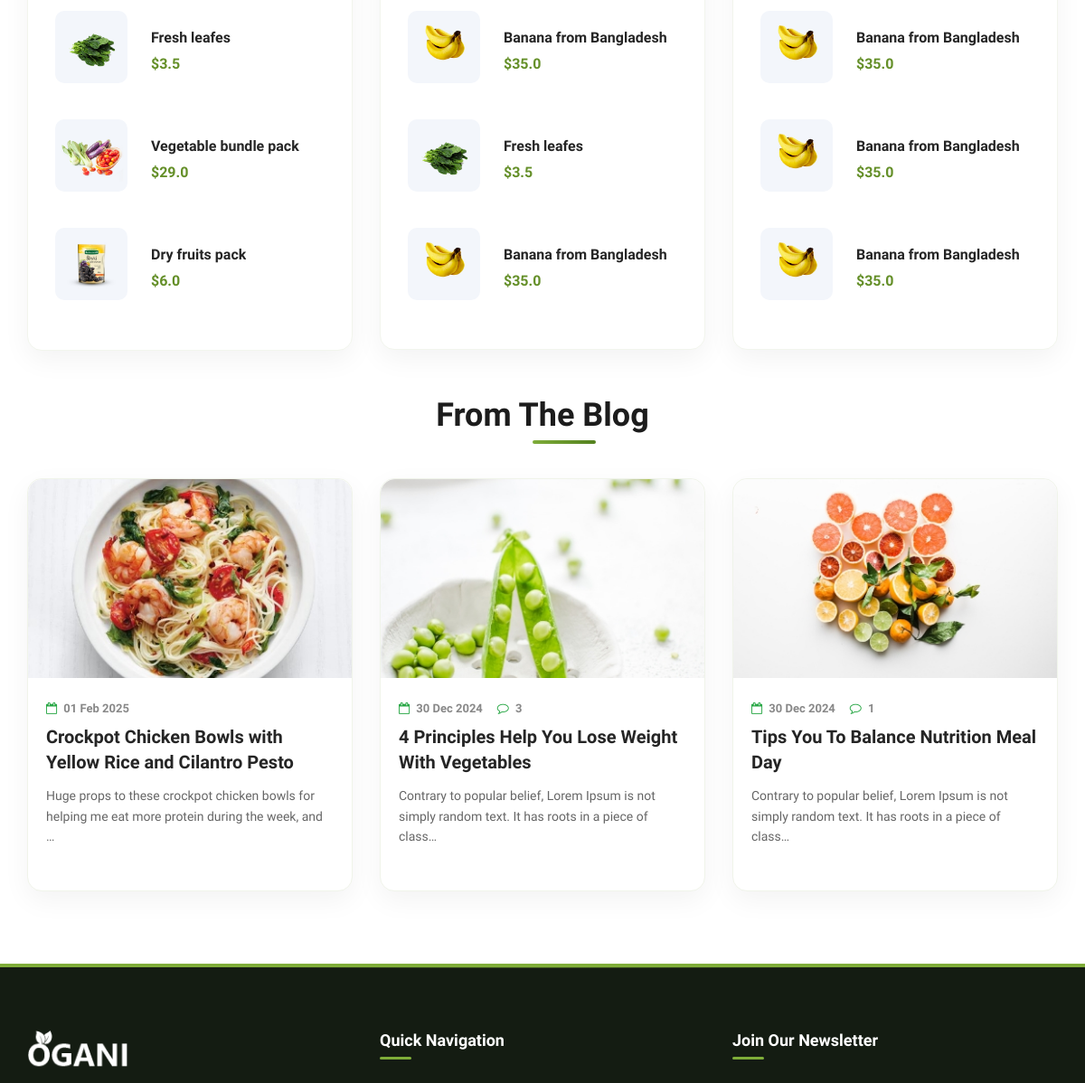
The app's page / (middle part), older data.
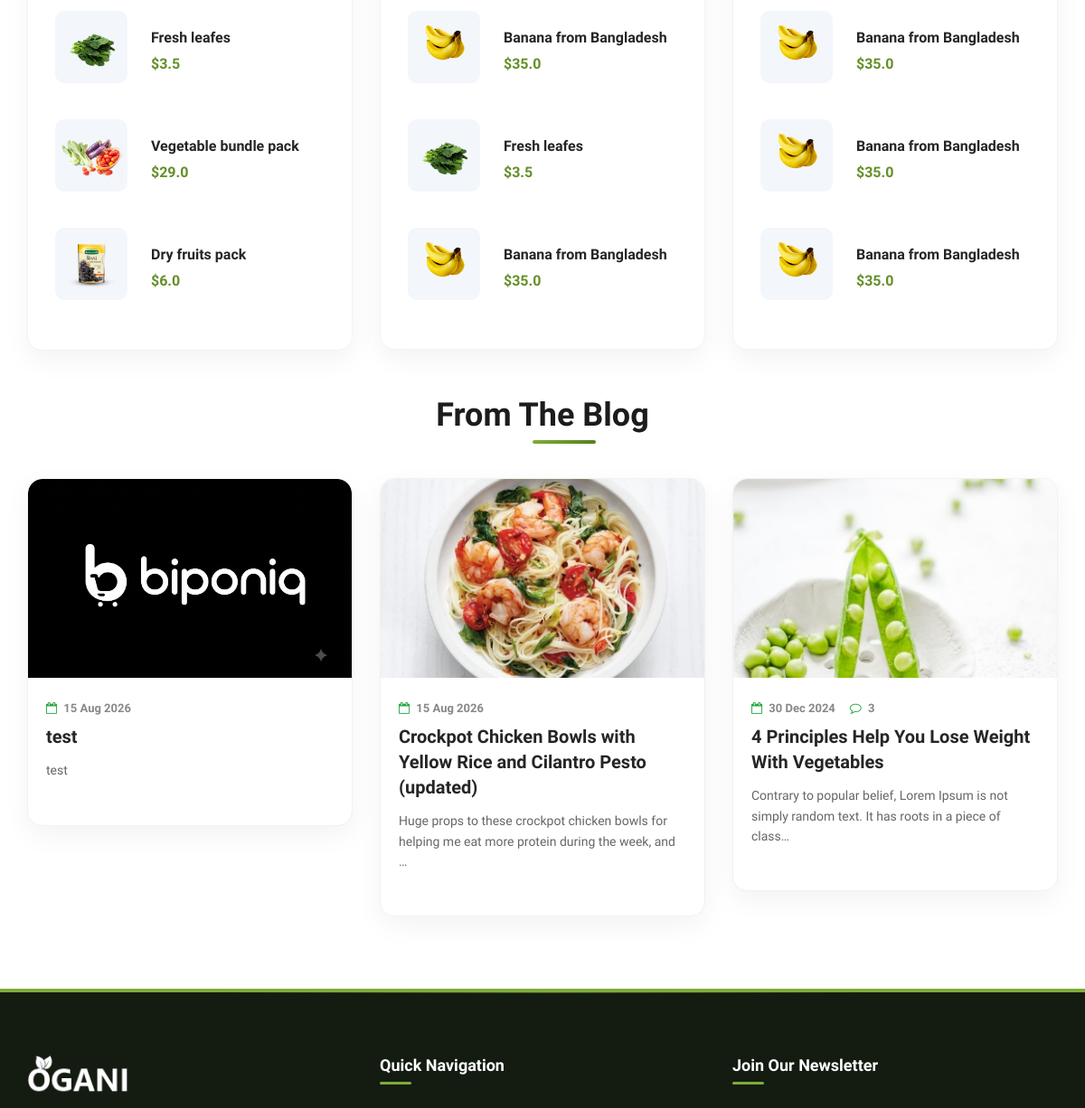
The same page, newer data.
### src/apps/product/models.py (models this page shows, shortened)
class Product(models.Model):
    product_name = models.CharField(max_length=100)
    product_category = models.ForeignKey(ProductCategory, on_delete=models.PROTECT)
    product_info = models.CharField(max_length=255, blank=True)
    product_description = models.TextField(blank=True)
    product_price = models.FloatField()
    product_image = models.ImageField(upload_to='product/photos')
    product_weight = models.FloatField()
    shipping = models.CharField(max_length=100)
    is_available = models.BooleanField(default=True)
    created_at = models.DateTimeField(auto_now_add=True)
    updated_at = models.DateTimeField(auto_now_add=True)

### src/apps/review/models.py (models this page shows, shortened)
class ProductReview(models.Model):
    user = models.ForeignKey(UserAccount, on_delete=models.CASCADE)
    product = models.ForeignKey(Product, on_delete=models.CASCADE)
    star = models.IntegerField(default=0)
    review = models.TextField(null=True, blank=True)
    created_at = models.DateTimeField(auto_now_add=True)

### src/apps/blog/models.py (models this page shows, shortened)
class BlogModel(models.Model):
    title = models.CharField(max_length=255)
    blog_category = models.ForeignKey(BlogCategory, on_delete=models.CASCADE)
    author = models.ForeignKey(UserAccount, on_delete=models.PROTECT)
    blog_img = models.ImageField(upload_to='blog/images', blank=True, null=True)
    blog_thumb = models.ImageField(upload_to='blog/thumbnails', blank=True, null=True)
    blog_body = models.TextField()
    created_at = models.DateTimeField(auto_now_add=True)
    edited_at = models.DateTimeField(auto_now_add=True)

class BlogCommentTracker(models.Model):
    blog = models.ForeignKey(BlogModel, on_delete=models.CASCADE)
    comment_count = models.IntegerField()

### src/apps/home/views.py (the view)
# urls.py: path('', views.home_view, name='home_page'),
def home_view(request):
    html_file_name = 'home/home.html'
    all_categories = ProductCategory.objects.all()
    all_products = Product.objects.select_related('product_category').all()
    user_search_key = ProductSearchForm()
    getting_blogs = BlogModel.objects.select_related('author', 'blog_category').order_by('-created_at')[:3]
    blogs_with_comments = BlogCommentTracker.objects.select_related('blog', 'blog__author', 'blog__blog_category').all()[:3]
    latest_product_one = Product.objects.select_related('product_category').order_by('-updated_at')[:3]
    latest_product_two = Product.objects.select_related('product_category').order_by('-updated_at')[3:6]
    top_products = ProductReview.objects.select_related('product', 'product__product_category', 'user').order_by('-star')[:3]
    reviewed_product = ProductReview.objects.select_related('product', 'product__product_category', 'user').order_by('-created_at')[:3]
    context = {
        'categories': all_categories,
        'products': all_products,
        'search_form': user_search_key,
        'blogs': getting_blogs,
        'new_product_one': latest_product_one,
        'new_product_two': latest_product_two,
        'top_product': top_products,
        'latest_reviewed': reviewed_product,
        'commented_blogs': blogs_with_comments,
    }
    return render(request, html_file_name, context)

### src/apps/product/models.py (called while the page is built)
    def __str__(self):
        return self.product_category

### src/common/context_processors/cart_product_count.py (called while the page is built)
def product_in_cart_count(request):
    product_count = 0
    current_user = request.user
    try:
        if current_user.is_authenticated:
            all_cart_products = CartProduct.objects.all().filter(user=current_user)
            product_count = all_cart_products.count()
    except CartProduct.DoesNotExist:
        product_count = 0
    return dict(counter = product_count)

### src/common/context_processors/make_newsletter_form_available.py (called while the page is built)
def newsletter_for_all_app(request):
    return {'newsletter_form': NewsLetterForm()}

### src/common/context_processors/money_counter.py (called while the page is built)
def cart_total(request):
    try:
        current_user = request.user
        if current_user.is_authenticated:
            cart = CartProduct.objects.filter(user=current_user)
            total = 0
            for item in cart:
                total += item.sub_total()
            tax = total * 0.1
            total += tax
        else:
            total = 0
    except CartProduct.DoesNotExist:
        total = 0
    return {'cart_total': total}

### templates/home/home.html (shortened to what the changed rows need)
{% extends 'index.html' %}
{% load static %}
{% block content %}
    <section class="latest-product spad">
        <div class="container">
            <div class="row">
                <div class="col-lg-4 col-md-6 mb-4 mb-lg-0">
                    <div class="latest-product__text">
                        <div class="latest-product__slider owl-carousel">
                            <div class="latest-prdouct__slider__item">
                                {% for item in new_product_one %}
                                <a href="{% url 'product:single_product' item.id %}" class="latest-product__item">
                                    <div class="latest-product__item__pic">
                                        <img src="{{ item.product_image.url }}" alt="{{ item.product_name }}">
                                    </div>
                                    <div class="latest-product__item__text">
                                        <h6>{{ item.product_name | capfirst }}</h6>
                                        <span>${{ item.product_price }}</span>
                                    </div>
                                </a>
                                {% endfor %}
                            </div>
                        </div>
                    </div>
                </div>
                <div class="col-lg-4 col-md-6 mb-4 mb-lg-0">
                    <div class="latest-product__text">
                        <div class="latest-product__slider owl-carousel">
                            <div class="latest-prdouct__slider__item">
                               {% for item in top_product %}
                               <a href="{% url 'product:single_product' item.product.id %}" class="latest-product__item">
                                    <div class="latest-product__item__pic">
                                        <img src="{{ item.product.product_image.url }}" alt="{{ item.product.product_name }}">
                                    </div>
                                    <div class="latest-product__item__text">
                                        <h6>{{ item.product.product_name | capfirst }}</h6>
                                        <span>${{ item.product.product_price }}</span>
                                    </div>
                                </a>
                                {% endfor %}
                            </div>
                        </div>
                    </div>
                </div>
                <div class="col-lg-4 col-md-6">
                    <div class="latest-product__text">
                        <div class="latest-product__slider owl-carousel">
                            <div class="latest-prdouct__slider__item">
                                {% for item in latest_reviewed %}
                                <a href="{% url 'product:single_product' item.product.id %}" class="latest-product__item">
                                     <div class="latest-product__item__pic">
                                         <img src="{{ item.product.product_image.url }}" alt="{{ item.product.product_name }}">
                                     </div>
                                     <div class="latest-product__item__text">
                                         <h6>{{ item.product.product_name | capfirst }}</h6>
                                         <span>${{ item.product.product_price }}</span>
                                     </div>
                                 </a>
                                 {% endfor %}
                             </div>
                        </div>
                    </div>
                </div>
            </div>
        </div>
    </section>
    <section class="from-blog spad">
        <div class="container">
            <div class="row">
                <div class="col-lg-12">
                    <div class="section-title text-center from-blog__title mb-5">
                        <h2>From The Blog</h2>
                    </div>
                </div>
            </div>
            <div class="row">
            {% for blog in blogs %}
                <div class="col-lg-4 col-md-4 col-sm-6">
                    <div class="blog__item">
                        <div class="blog__item__pic">
                            <img src="{{ blog.blog_thumb.url }}" alt="{{ blog.title }}">
                        </div>
                        <div class="blog__item__text">
                            <ul class="d-flex gap-3 mb-2">
                                <li class="mr-3"><i class="fa fa-calendar-o text-success mr-1"></i> {{ blog.edited_at | date:'d M Y'}}</li>
                                {% if commented_blogs %}
                                    {% for data in commented_blogs %}
                                        {% if data.blog.id == blog.id %}
                                        <li><i class="fa fa-comment-o text-success mr-1"></i> {{ data.comment_count }}</li>
                                        {% endif %}
                                    {% endfor %}
                                {% else %}
                                        <li><i class="fa fa-comment-o text-success mr-1"></i> 0</li>
                                {% endif %}
                            </ul>
                            <h5><a href="{% url 'blog:blog_details' blog.id %}">{{ blog.title }}</a></h5>
                            <p>{{ blog.blog_body | truncatechars:100 | striptags }}</p>
                        </div>
                    </div>
                </div>
            {% endfor %}
            </div>
        </div>
    </section>
{% endblock %}

Row changes from the older to the newer data that the page shows:
no longer on this page (row unchanged): BlogModel: blog_thumb (picture), edited_at "30 Dec 2024", title "Tips You To Balance Nutrition Meal Day", blog_body "Contrary to popular belief, Lorem Ipsum is not simply random text. It has roots in a piece of class…"
no longer on this page (row unchanged): BlogCommentTracker: comment_count "1", shown under "30 Dec 2024"
added BlogModel: blog_thumb (picture), edited_at "15 Aug 2026", title "test", blog_body "test"
changed BlogModel: edited_at "01 Feb 2025" → "15 Aug 2026"; title "Crockpot Chicken Bowls with Yellow Rice and Cilantro Pesto" → "Crockpot Chicken Bowls with Yellow Rice and Cilantro Pesto (updated)"
